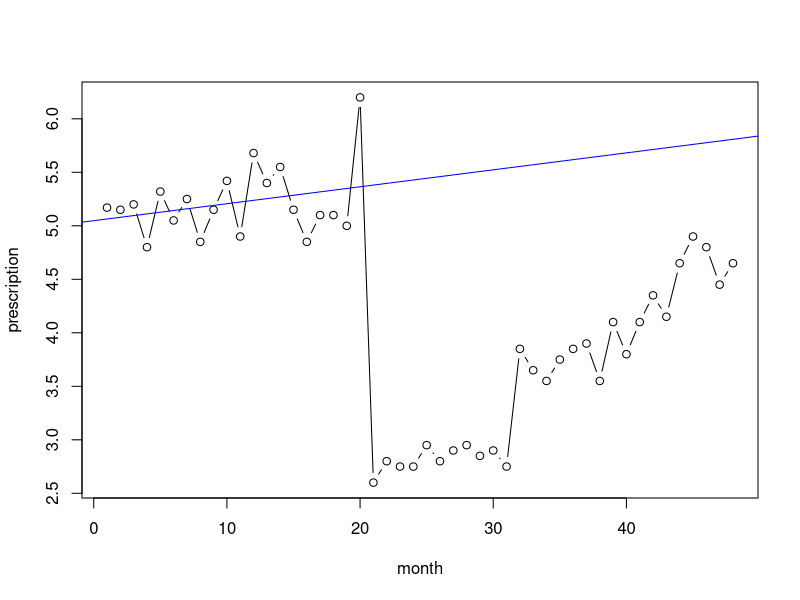
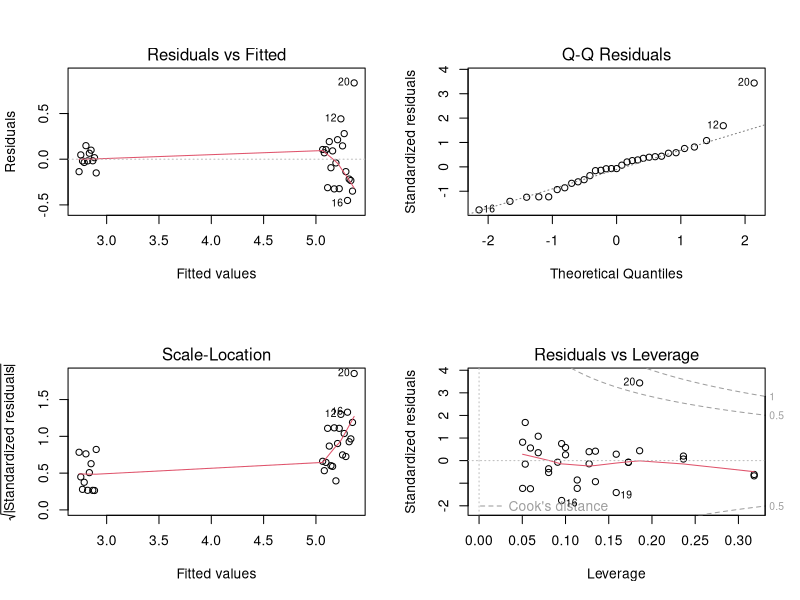

Generate these figures, in order, with R:
setwd("C:/Users/T.Hirano/Documents/R/Git/rcodes")
setwd("C:/Users/hirano/Documents/R/git/rcodes")
# a<-read.csv("clipboard")
# write.csv(a,"a.csv",quote=F,row.names=F)
a<-read.csv("a.csv")
head(a)

plot(prescription~month,data=a,type="b")

(m <- lm(prescription ~ observation + intervention1 + time1, data=subset(a, intervention2==0)))
summary(m)

abline(m,col="blue")

opar<-par(mfrow=c(2,2))
plot(m)
par(opar)

library(car)
durbinWatsonTest(m, max.lag=4)

